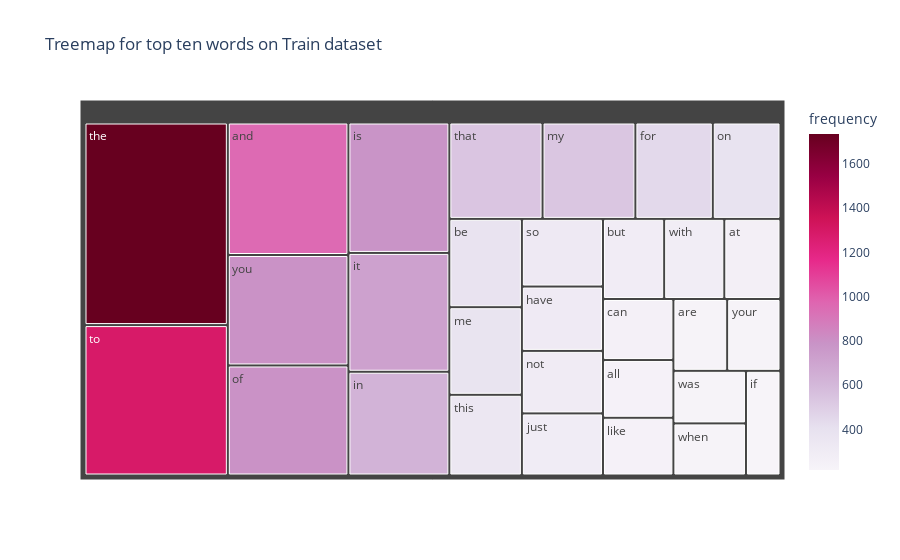

Notebook source saved alongside this figure:
### Code cell
# Answer here
import numpy as np
import pandas as pd
import plotly.express as px
from sklearn.feature_extraction.text import CountVectorizer

count_vect = CountVectorizer()
X_counts = count_vect.fit_transform(X.text) #learn the vocabulary and return document-term matrix
print(X_counts[0])


term_frequencies = []
X_counts = count_vect.fit_transform(X.text)
term_frequencies = np.array(X_counts.sum(axis=0)).flatten()
    
terms = count_vect.get_feature_names_out()
freqs = term_frequencies

# Build DataFrame for Plotly
df_terms = pd.DataFrame({
    "term": terms,
    "frequency": freqs
})

df_terms = df_terms.sort_values(by="frequency", ascending=False)
top_30_words = df_terms[:30]

# Treemap plot
fig = px.treemap(top_30_words, path=["term"], values="frequency",
                 title="Treemap for top ten words on Train dataset",
                 color="frequency", color_continuous_scale="PuRd")
fig.show()

### Figure 1 — Plotly figure (JSON) as saved in the notebook; plotly's stock layout.template omitted (floating-point values rounded to 4 significant figures)
{"data": [{"branchvalues": "total", "customdata": [[1736.0], [1289.0], [955.0], [796.0], [793.0], [787.0], [717.0], [626.0], [537.0], [535.0], [446.0], [390.0], [383.0], [380.0], [350.0], [328.0], [312.0], [303.0], [301.0], [293.0], [288.0], [269.0], [257.0], [243.0], [243.0], [231.0], [229.0], [228.0], [226.0], [216.0]], "domain": {"x": [0, 1], "y": [0, 1]}, "hovertemplate": "labels=%{label}<br>frequency_sum=%{value}<br>parent=%{parent}<br>id=%{id}<br>frequency=%{color}<extra></extra>", "ids": ["the", "to", "and", "you", "of", "is", "it", "in", "that", "my", "for", "on", "be", "me", "this", "so", "have", "not", "just", "but", "with", "at", "can", "all", "like", "are", "your", "was", "when", "if"], "labels": ["the", "to", "and", "you", "of", "is", "it", "in", "that", "my", "for", "on", "be", "me", "this", "so", "have", "not", "just", "but", "with", "at", "can", "all", "like", "are", "your", "was", "when", "if"], "marker": {"coloraxis": "coloraxis", "colors": [1736.0, 1289.0, 955.0, 796.0, 793.0, 787.0, 717.0, 626.0, 537.0, 535.0, 446.0, 390.0, 383.0, 380.0, 350.0, 328.0, 312.0, 303.0, 301.0, 293.0, 288.0, 269.0, 257.0, 243.0, 243.0, 231.0, 229.0, 228.0, 226.0, 216.0]}, "name": "", "parents": ["", "", "", "", "", "", "", "", "", "", "", "", "", "", "", "", "", "", "", "", "", "", "", "", "", "", "", "", "", ""], "type": "treemap", "values": [1736.0, 1289.0, 955.0, 796.0, 793.0, 787.0, 717.0, 626.0, 537.0, 535.0, 446.0, 390.0, 383.0, 380.0, 350.0, 328.0, 312.0, 303.0, 301.0, 293.0, 288.0, 269.0, 257.0, 243.0, 243.0, 231.0, 229.0, 228.0, 226.0, 216.0]}], "layout": {"coloraxis": {"colorbar": {"title": {"text": "frequency"}}, "colorscale": [[0, "rgb(247,244,249)"], [0.125, "rgb(231,225,239)"], [0.25, "rgb(212,185,218)"], [0.375, "rgb(201,148,199)"], [0.5, "rgb(223,101,176)"], [0.625, "rgb(231,41,138)"], [0.75, "rgb(206,18,86)"], [0.875, "rgb(152,0,67)"], [1, "rgb(103,0,31)"]]}, "legend": {"tracegroupgap": 0}, "title": {"text": "Treemap for top ten words on Train dataset"}}}
